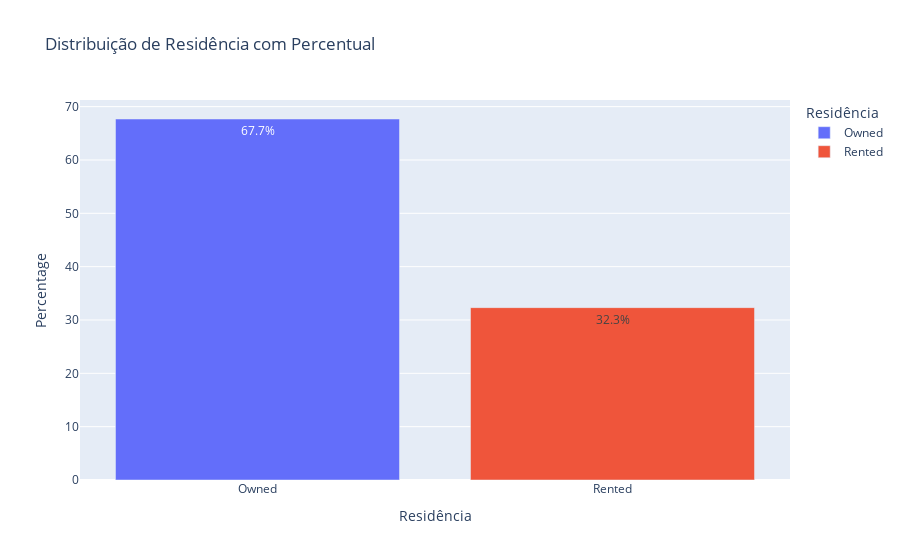

The notebook cell this image was saved under:
### Markdown cell above
Temos dados balanceados, com um pouco mais de clientes casados.

### Code cell
# Contar os valores únicos e calcular as porcentagens
contagem = df['Home Ownership'].value_counts(normalize=True) * 100
contagem = contagem.reset_index()
contagem.columns = ['Home Ownership', 'Percentage']

fig = px.bar(contagem, x='Home Ownership', y='Percentage', 
             title='Distribuição de Residência com Percentual', labels={'Home Ownership': 'Residência'},
             text='Percentage', color='Home Ownership')
fig.update_traces(texttemplate='%{text:.1f}%', textposition='inside')
fig.show()

### Figure 1 — Plotly figure (JSON) as saved in the notebook; plotly's stock layout.template omitted (floating-point values rounded to 4 significant figures)
{"data": [{"alignmentgroup": "True", "hovertemplate": "Residência=%{x}<br>Percentage=%{text}<extra></extra>", "legendgroup": "Owned", "marker": {"color": "#636efa", "pattern": {"shape": ""}}, "name": "Owned", "offsetgroup": "Owned", "orientation": "v", "showlegend": true, "text": [67.68], "textposition": "inside", "texttemplate": "%{text:.1f}%", "type": "bar", "x": ["Owned"], "xaxis": "x", "y": [67.68], "yaxis": "y"}, {"alignmentgroup": "True", "hovertemplate": "Residência=%{x}<br>Percentage=%{text}<extra></extra>", "legendgroup": "Rented", "marker": {"color": "#EF553B", "pattern": {"shape": ""}}, "name": "Rented", "offsetgroup": "Rented", "orientation": "v", "showlegend": true, "text": [32.32], "textposition": "inside", "texttemplate": "%{text:.1f}%", "type": "bar", "x": ["Rented"], "xaxis": "x", "y": [32.32], "yaxis": "y"}], "layout": {"barmode": "relative", "legend": {"title": {"text": "Residência"}, "tracegroupgap": 0}, "title": {"text": "Distribuição de Residência com Percentual"}, "xaxis": {"anchor": "y", "categoryarray": ["Owned", "Rented"], "categoryorder": "array", "domain": [0, 1], "title": {"text": "Residência"}}, "yaxis": {"anchor": "x", "domain": [0, 1], "title": {"text": "Percentage"}}}}
